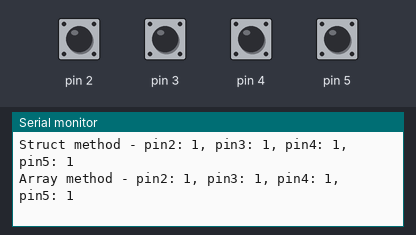
Bench run of a sketch on a simulated Arduino Uno, built with avr-gcc and run on an emulated ATmega328P. Shown: the last lines printed to the serial monitor. The test bench sets the inputs (shaded band); at power-on: pin 2–5 HIGH.

Above: at 1.8 s.
1.9 s: pin 2 pulled LOW for 0.6 s
At 2.6 s:
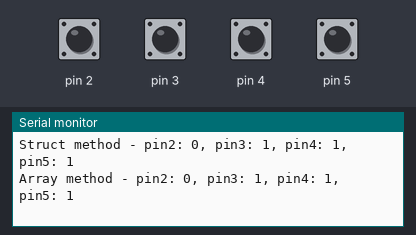
4.0 s: pin 3 pulled LOW for 0.6 s
At 4.7 s:
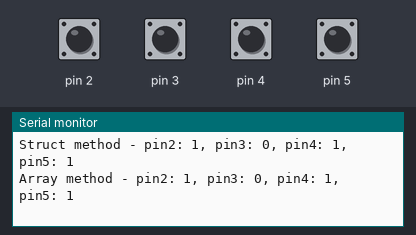
6.1 s: pin 4 pulled LOW for 0.6 s
At 6.7 s:
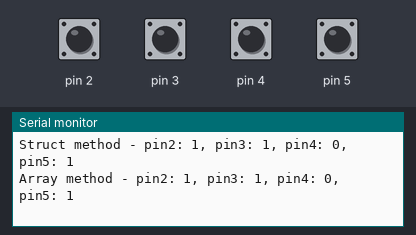
8.2 s: pin 5 pulled LOW for 0.6 s
At 8.7 s:
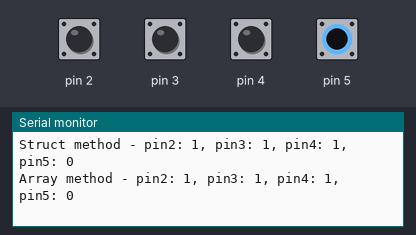

The sketch:

Teht3.ino
```cpp
/*
Tee aliohjelma, joka lukee Arduinon digitaalipinnien 2-5 tilat ja palauttaa 0/1 tiedon kustakin pinnistä structin avulla tai taulukon osoitteen (pointterin) avulla.
Testaa ohjelmasi oikea toiminta kytkemällä 0 V hyppylangalla 0-3 pinneihin hyppylangan paikkaa vaihtelemalla.
Huom: Määrittele pinnit 0-3 pinMode(x,INPUT_PULLUP), missä x on 2,3,4,5. Vihje seuraavalla kalvolla!
*/

#include <Arduino.h>

struct digitaaliPinnit { // Tehtävän annossa annettu vihje structin käytöstä
    byte pin2;
    byte pin3;
    byte pin4;
    byte pin5;
};

digitaaliPinnit selvitaPinnienTilat1(); // Proto aliohjelmalle
void selvitaPinnienTilat2(int *);

void setup() {
    Serial.begin(9600);
    for (int i = 2; i <= 5; i++) { // INPUT_PULLUP määrittely pinneille 2-5
        pinMode(i, INPUT_PULLUP); // Mitä on INPUT_PULLUP? // Sisäinen vastuksen kytkentä ylöspäin
    }                               // https://deepbluembedded.com/arduino-pinmode-function-input-pullup-pulldown/
}

void loop() {
    digitaaliPinnit tilat = selvitaPinnienTilat1(); // Kutsutaan structia
    Serial.print("Struct method - pin2: "); // Nämä tulostaa pinnien tilat structilla
    Serial.print(tilat.pin2);
    Serial.print(", pin3: ");
    Serial.print(tilat.pin3);
    Serial.print(", pin4: ");
    Serial.print(tilat.pin4);
    Serial.print(", pin5: ");
    Serial.print(tilat.pin5);
    Serial.println();

    int pinArray[4]; // Taulukko pinneille 2-5
    selvitaPinnienTilat2(pinArray); // Kutsuu taulukkoa
    Serial.print("Array method - pin2: "); // Nämä tulostaa pinnien tilat taulukolla
    Serial.print(pinArray[0]);
    Serial.print(", pin3: ");
    Serial.print(pinArray[1]);
    Serial.print(", pin4: ");
    Serial.print(pinArray[2]);
    Serial.print(", pin5: ");
    Serial.print(pinArray[3]);
    Serial.println();

    delay(1000);
}

digitaaliPinnit selvitaPinnienTilat1() { // Structin aliohjelma
    digitaaliPinnit tilat; // muuttuja
    tilat.pin2 = digitalRead(2); // Luetaan pinnien tilat
    tilat.pin3 = digitalRead(3);
    tilat.pin4 = digitalRead(4);
    tilat.pin5 = digitalRead(5);
    return tilat;
}

void selvitaPinnienTilat2(int *pinnit) { // Taulukon aliohjelma
    pinnit[0] = digitalRead(2); // Luetaan pinnien tilat
    pinnit[1] = digitalRead(3);
    pinnit[2] = digitalRead(4);
    pinnit[3] = digitalRead(5);
}
```

Measured:
- after the input at 1.9 s, the serial monitor: prints a new line after 0.18 s (image 1)
- after the input at 4.0 s, the serial monitor: prints a new line after 0.16 s (image 2)
- after the input at 6.1 s, the serial monitor: prints a new line after 0.14 s (image 3)
- after the input at 8.2 s, the serial monitor: prints a new line after 0.12 s (image 4)
